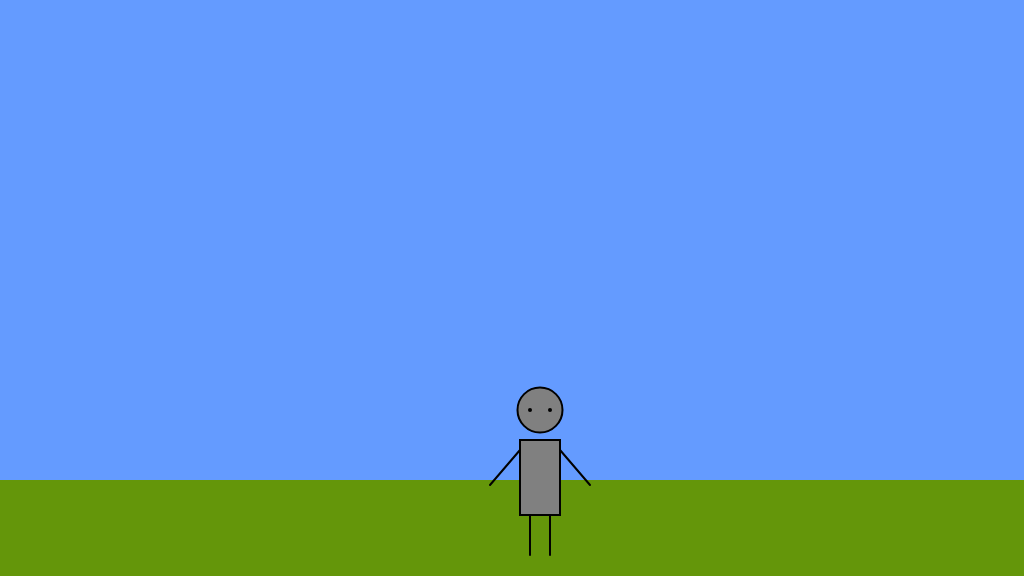
Frame 1 (no input)
Frame 60 (no input): identical to frame 1, image omitted
Frame 120 (the mouse pressed at the canvas centre since frame 60): identical to frame 1, image omitted

The p5.js sketch that drew this single still picture (run headless with seeded random() and noise() and a simulated clock; from frame 60 on, the mouse is pressed at the canvas centre):

// p5.js sketch
// ── sketch.js
let Body = 
{
    PX: 520,
    PY: 440,
    width: 40,
    haight: 75

};
let head =
{
    CX: 540,
    CY: 410,
    radius: 45
}
function setup()
{
	createCanvas(1024, 576);
}

function draw()
{
    noStroke();
	background(100, 155, 255); 
    fill(100, 150, 10);
    rect(0,480,1024,100);
    fill(128,128,128);
    if (keyIsPressed == false)
    {
        idle();
    }
    else
    {
        isPressed();
    }

}
function isPressed()
{
    if (key == 'd')
        {
            StayRight();
        }
        else if(key == 'a')
        {
            StayLeft();
        }
        else if(key == 'q')
        {
            JumpLeft();
        }
        else if(key == ' ')
        {
            Jump();
        }
        else if(key == 'e')
        {
            JumpRight();
        } 
        else
        {
            idle();
        }
}
function idle()
{
    stroke(1);
    strokeWeight(2);
    rect(Body.PX,Body.PY,Body.width,Body.haight);
    circle(head.CX,head.CY,head.radius);
    line(520,450,490,485);
    line(560,450,590,485);
    line(530,515,530,555);
    line(550,515,550,555);
    strokeWeight(4);
    point(530,410);
    point(550,410);
}

function StayRight()
{
    stroke(1);
    strokeWeight(2);
    rect(Body.PX,Body.PY,Body.width,Body.haight);
    circle(head.CX,head.CY,head.radius);
    line(540,515,540,555);
    line(540,450,540,485);
    strokeWeight(4);
    point(550,410);
}

function StayLeft()
{
    stroke(1);
    strokeWeight(2);
    rect(Body.PX,Body.PY,Body.width,Body.haight);
    circle(head.CX,head.CY,head.radius);
    line(540,515,540,555);
    line(540,450,540,485);
    strokeWeight(4);
    point(530,410);
}

function Jump()
{
    stroke(1);
    strokeWeight(2);
    rect(Body.PX,Body.PY,Body.width,Body.haight);
    circle(head.CX,head.CY,head.radius);
    line(520,450,490,485);
    line(560,450,590,485);
    line(530,515,530,535);
    line(550,515,550,535);
    line(550,535,530,515);
    line(530,535,510,515);
    strokeWeight(4);
    point(530,410);
    point(550,410);
}

function JumpRight()
{
    stroke(1);
    strokeWeight(2);
    rect(Body.PX,Body.PY,Body.width,Body.haight);
    circle(head.CX,head.CY,head.radius);
    line(540,515,540,535);
    line(540,450,540,485);
    line(540,535,510,555);
    strokeWeight(4);
    point(550,410);
}

function JumpLeft()
{
    stroke(1);
    strokeWeight(2);
    rect(Body.PX,Body.PY,Body.width,Body.haight);
    circle(head.CX,head.CY,head.radius);
    line(540,515,540,535);
    line(540,535,560,555);
    line(540,450,540,485);
    strokeWeight(4);
    point(530,410);
}
